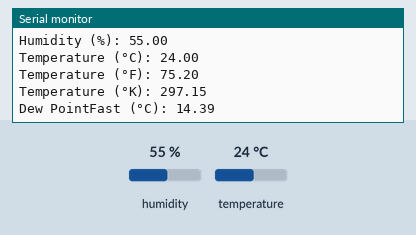
Bench run of a sketch on a simulated Arduino Uno, built with avr-gcc and run on an emulated ATmega328P. Parts: the last lines printed to the serial monitor. The inputs (shaded band) are chosen by the test bench; at power-on: humidity 55 %, temperature 24 °C.

Above: at 2.9 s.
3.0 s: humidity set to 22 %
At 5.5 s:
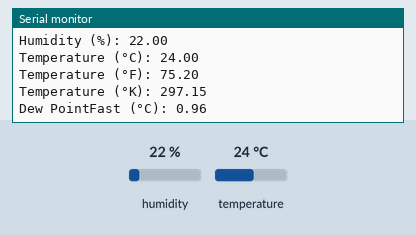
5.8 s: temperature set to 12 °C
At 7.3 s:
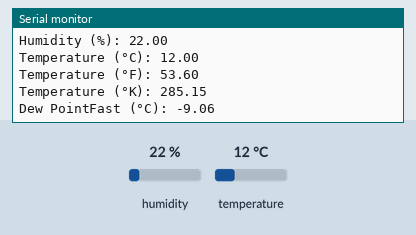
8.6 s: humidity set to 68 %
At 12.2 s:
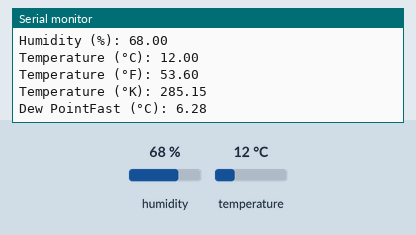
Timing chart, 0 to 13.7 s (numbered marks = the images above; inputs shaded):
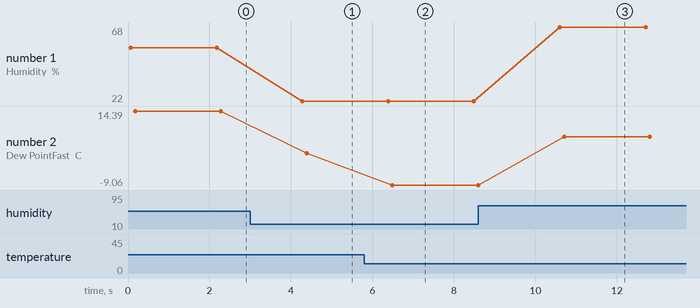

The sketch:

dht11.h.ino
```cpp
// 			FILE: dht11.h
#include <dht11.h>
dht11 DHT11;
#define DHT11PIN 4
void setup()
{
 	Serial.begin(9600);
 	Serial.println("DHT11 TEST PROGRAM ");
 	Serial.print("LIBRARY VERSION: ");
 	Serial.println(DHT11LIB_VERSION);
 	Serial.println();
}
void loop()
{
 	Serial.println("\n");
 	int chk = DHT11.read(DHT11PIN);
 	Serial.print("Read sensor: ");
 	switch (chk)
 	{
 			case DHTLIB_OK:
 			Serial.println("OK");
 			Serial.print("Humidity (%): ");
 			Serial.println((float)DHT11.humidity, 2);

 			Serial.print("Temperature (°C): ");
 			Serial.println((float)DHT11.temperature, 2);

 			Serial.print("Temperature (°F): ");
 			Serial.println(Fahrenheit(DHT11.temperature), 2);

 			Serial.print("Temperature (°K): ");
 			Serial.println(Kelvin(DHT11.temperature), 2);

 			Serial.print("Dew PointFast (°C): ");
 			Serial.println(dewPointFast(DHT11.temperature, DHT11.humidity));

 			break;
 			case DHTLIB_ERROR_CHECKSUM:
 			Serial.println("Checksum error");
 			break;
 			case DHTLIB_ERROR_TIMEOUT:
 			Serial.println("Time out error");
 			break;
 			default:
 			Serial.println("Unknown error");
 			break;
 	}
 	delay(2000);
}
//Celsius to Fahrenheit conversion
double Fahrenheit(double celsius)
{
 	return 1.8 * celsius + 32;
}
//Celsius to Kelvin conversion
double Kelvin(double celsius)
{
 	return celsius + 273.15;
}
// dewPoint function NOAA
// reference (1) : http://wahiduddin.net/calc/density_algorithms.htm
// reference (2) : http://www.colorado.edu/geography/weather_station/Geog_site/about.htm
double dewPointFast(double celsius, double humidity)
{
 	double a = 17.271;
 	double b = 237.7;
 	double temp = (a * celsius) / (b + celsius) + log(humidity*0.01);
 	double Td = (b * temp) / (a - temp);
 	return Td;
}

#ifndef dht11_h
#define dht11_h
#if defined(ARDUINO) && (ARDUINO >= 100)
#include <Arduino.h>
#else
#include <WProgram.h>
#endif
#define DHT11LIB_VERSION "0.4.1"
#define DHTLIB_OK 							0
#define DHTLIB_ERROR_CHECKSUM -1
#define DHTLIB_ERROR_TIMEOUT 	-2
class dht11
{
public:
 			int read(int pin);
 	int humidity;
 	int temperature;
};
#endif
```

dht.cpp.ino
```cpp
// 			FILE: dht11.cpp
#include "dht11.h"

int dht11::read(int pin)
{
 	// BUFFER TO RECEIVE
 	uint8_t bits[5];
 	uint8_t cnt = 7;
 	uint8_t idx = 0;
 	// EMPTY BUFFER
 	for (int i=0; i< 5; i++) bits[i] = 0;
 	// REQUEST SAMPLE
 	pinMode(pin, OUTPUT);
 	digitalWrite(pin, LOW);
 	delay(18);
 	digitalWrite(pin, HIGH);
 	delayMicroseconds(40);
 	pinMode(pin, INPUT);
 	// ACKNOWLEDGE or TIMEOUT
 	unsigned int loopCnt = 10000;
 	while(digitalRead(pin) == LOW)
 			if (loopCnt-- == 0) return DHTLIB_ERROR_TIMEOUT;
 	loopCnt = 10000;
 	while(digitalRead(pin) == HIGH)
 			if (loopCnt-- == 0) return DHTLIB_ERROR_TIMEOUT;
 	// READ OUTPUT - 40 BITS => 5 BYTES or TIMEOUT
 	for (int i=0; i<40; i++)
 	{
 			loopCnt = 10000;
 			while(digitalRead(pin) == LOW)
 					if (loopCnt-- == 0) return DHTLIB_ERROR_TIMEOUT;
 			unsigned long t = micros();
 			loopCnt = 10000;
 			while(digitalRead(pin) == HIGH)
 					if (loopCnt-- == 0) return DHTLIB_ERROR_TIMEOUT;
 			if ((micros() - t) > 40) bits[idx] |= (1 << cnt);
 			if (cnt == 0) 		// next byte?
 			{
 					cnt = 7; 			// restart at MSB
 					idx++; 					// next byte!
 			}
 			else cnt--;
 	}

 	humidity 			= bits[0];
 	temperature = bits[2];
 	uint8_t sum = bits[0] + bits[2];
 	if (bits[4] != sum) return DHTLIB_ERROR_CHECKSUM;
 	return DHTLIB_OK;
}
```

Measured:
- after the input at 3.0 s, the serial monitor: prints a new line after 1.3 s (image 1)
- after the input at 5.8 s, the serial monitor: prints a new line after 0.61 s (image 2)
- after the input at 8.6 s, the serial monitor: prints a new line after 2.0 s (image 3)
- plotted number 1: 55 → 22 after the input at 3.0 s, 22 → 68 after the input at 8.6 s
- plotted number 2: 14.39 → 0.96 after the input at 3.0 s, 0.96 → -9.06 after the input at 5.8 s, -9.06 → 6.28 after the input at 8.6 s
